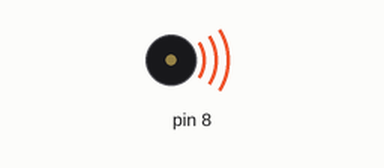
Simulated run of this sketch. Board: Arduino Uno, built with avr-gcc and run on an emulated ATmega328P. On the bench: buzzer (waves = sounding).

Above: at 7.6 s.
Timing chart, 0 to 15.0 s (numbered marks = the images above):
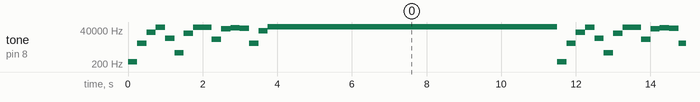

The sketch:

Tons_do_alto-falante_em_Hz.ino
```cpp
// Tons do alto falante em Hz

void setup()
{
  pinMode(8, OUTPUT);
}

void loop()
{
  tone(8, 294, 1000); // play tone 50 (D4 = 294 Hz)
  delay(250); // Wait for 250 millisecond(s)
  tone(8, 5274, 1000); // play tone 100 (E8 = 5274 Hz)
  delay(250); // Wait for 250 millisecond(s)
  tone(8, 94719, 1000); // play tone 150 (F#12 = 94719 Hz)
  delay(250); // Wait for 250 millisecond(s)
  tone(8, 1701088, 1000); // play tone 200 (G#16 = 1701088 Hz)
  delay(250); // Wait for 250 millisecond(s)
  tone(8, 30550508, 1000); // play tone 250 (A#20 = 30550508 Hz)
  delay(250); // Wait for 250 millisecond(s)
  tone(8, 548668578, 1000); // play tone 300 (C25 = 548668578 Hz)
  delay(250); // Wait for 250 millisecond(s)
  tone(8, 9853754486, 1000); // play tone 350 (D29 = 9853754486 Hz)
  delay(250); // Wait for 250 millisecond(s)
  tone(8, 176967447100, 1000); // play tone 400 (E33 = 176967447100 Hz)
  delay(250); // Wait for 250 millisecond(s)
  tone(8, 3178227890498, 1000); // play tone 450 (F#37 = 3178227890498 Hz)
  delay(250); // Wait for 250 millisecond(s)
  tone(8, 57079043007393, 1000); // play tone 500 (G#41 = 57079043007393 Hz)
  delay(250); // Wait for 250 millisecond(s)
  tone(8, 1025104952473878, 1000); // play tone 550 (A#45 = 1025104952473878 Hz)
  delay(250); // Wait for 250 millisecond(s)
  tone(8, 18410262474974550, 1000); // play tone 600 (C50 = 18410262474974550 Hz)
  delay(250); // Wait for 250 millisecond(s)
  tone(8, 330637134841169400, 1000); // play tone 650 (D54 = 330637134841169400 Hz)
  delay(250); // Wait for 250 millisecond(s)
  tone(8, 5938042169935402000, 1000); // play tone 700 (E58 = 5938042169935402000 Hz)
  delay(250); // Wait for 250 millisecond(s)
  tone(8, 106643631632209840000, 1000); // play tone 750 (F#62 = 106643631632209840000 Hz)
  delay(250); // Wait for 250 millisecond(s)
  tone(8, 1.9152548672166444e+21, 1000); // play tone 800 (G#66 = 1.9152548672166444e+21 Hz)
  delay(250); // Wait for 250 millisecond(s)
  tone(8, 3.43968144206478e+22, 1000); // play tone 850 (A#70 = 3.43968144206478e+22 Hz)
  delay(250); // Wait for 250 millisecond(s)
  tone(8, 6.177459003186853e+23, 1000); // play tone 900 (C75 = 6.177459003186853e+23 Hz)
  delay(250); // Wait for 250 millisecond(s)
  tone(8, 1.1094341257702906e+25, 1000); // play tone 950 (D79 = 1.1094341257702906e+25 Hz)
  delay(250); // Wait for 250 millisecond(s)
  tone(8, 1.992476322042289e+26, 1000); // play tone 1000 (E83 = 1.992476322042289e+26 Hz)
  delay(250); // Wait for 250 millisecond(s)
  tone(8, 3.578366485836034e+27, 1000); // play tone 1050 (F#87 = 3.578366485836034e+27 Hz)
  delay(250); // Wait for 250 millisecond(s)
  tone(8, 6.426528920469024e+28, 1000); // play tone 1100 (G#91 = 6.426528920469024e+28 Hz)
  delay(250); // Wait for 250 millisecond(s)
  tone(8, 1.154165570494246e+30, 1000); // play tone 1150 (A#95 = 1.154165570494246e+30 Hz)
  delay(250); // Wait for 250 millisecond(s)
  tone(8, 2.0728112805522104e+31, 1000); // play tone 1200 (C100 = 2.0728112805522104e+31 Hz)
  delay(250); // Wait for 250 millisecond(s)
  tone(8, 3.722643193163866e+32, 1000); // play tone 1250 (D104 = 3.722643193163866e+32 Hz)
  delay(250); // Wait for 250 millisecond(s)
  tone(8, 6.685641125957809e+33, 1000); // play tone 1300 (E108 = 6.685641125957809e+33 Hz)
  delay(250); // Wait for 250 millisecond(s)
  tone(8, 1.2007005492006417e+35, 1000); // play tone 1350 (F#112 = 1.2007005492006417e+35 Hz)
  delay(250); // Wait for 250 millisecond(s)
  tone(8, 1.2491117788527981e+40, 1000); // play tone 1550 (D129 = 1.2491117788527981e+40 Hz)
  delay(250); // Wait for 250 millisecond(s)
  tone(8, 2.2433289053735693e+41, 1000); // play tone 1600 (E133 = 2.2433289053735693e+41 Hz)
  delay(250); // Wait for 250 millisecond(s)
  tone(8, 4.0288824930515585e+42, 1000); // play tone 1650 (F#137 = 4.0288824930515585e+42 Hz)
  delay(250); // Wait for 250 millisecond(s)
  tone(8, 7.235628312877432e+43, 1000); // play tone 1700 (G#141 = 7.235628312877432e+43 Hz)
  delay(250); // Wait for 250 millisecond(s)
  tone(8, 1.2994749083004482e+45, 1000); // play tone 1750 (A#145 = 1.2994749083004482e+45 Hz)
  delay(250); // Wait for 250 millisecond(s)
  tone(8, 2.333778027676074e+46, 1000); // play tone 1800 (C150 = 2.333778027676074e+46 Hz)
  delay(250); // Wait for 250 millisecond(s)
  tone(8, 4.191323624391483e+47, 1000); // play tone 1850 (D154 = 4.191323624391483e+47 Hz)
  delay(250); // Wait for 250 millisecond(s)
  tone(8, 7.527362720899186e+48, 1000); // play tone 1900 (E158 = 7.527362720899186e+48 Hz)
  delay(250); // Wait for 250 millisecond(s)
  tone(8, 1.35186863649089e+50, 1000); // play tone 1950 (F#162 = 1.35186863649089e+50 Hz)
  delay(250); // Wait for 250 millisecond(s)
  tone(8, 2.427873982017205e+51, 1000); // play tone 2000 (G#166 = 2.427873982017205e+51 Hz)
  delay(250); // Wait for 250 millisecond(s)
  tone(8, 2.9584151175830284e+76, 1000); // play tone 3000 (C250 = 2.9584151175830284e+76 Hz)
  delay(250); // Wait for 250 millisecond(s)
  tone(8, 3.604890563830594e+101, 1000); // play tone 4000 (E333 = 3.604890563830594e+101 Hz)
  delay(250); // Wait for 250 millisecond(s)
  tone(8, 4.392634387229687e+126, 1000); // play tone 5000 (G#416 = 4.392634387229687e+126 Hz)
  delay(250); // Wait for 250 millisecond(s)
  tone(8, 5.352516676503114e+151, 1000); // play tone 6000 (C500 = 5.352516676503114e+151 Hz)
  delay(250); // Wait for 250 millisecond(s)
  tone(8, 6.52215327902887e+176, 1000); // play tone 7000 (E583 = 6.52215327902887e+176 Hz)
  delay(250); // Wait for 250 millisecond(s)
  tone(8, 7.947379889890369e+201, 1000); // play tone 8000 (G#666 = 7.947379889890369e+201 Hz)
  delay(250); // Wait for 250 millisecond(s)
  tone(8, 9.684048260154246e+226, 1000); // play tone 9000 (C750 = 9.684048260154246e+226 Hz)
  delay(250); // Wait for 250 millisecond(s)
  tone(8, 1.1137919741576996e+252, 1000); // play tone 9999 (D#833 = 1.1137919741576996e+252 Hz)
  delay(250); // Wait for 250 millisecond(s)
  tone(8, 1.1800214914136958e+252, 1000); // play tone 10000 (E833 = 1.1800214914136958e+252 Hz)
  delay(250); // Wait for 250 millisecond(s)
}
```

Measured:
- by itself, tone on pin 8: repeats every 11.5 s: 5274 Hz 0.25 s, 29183 Hz 0.25 s, 62688 Hz 0.25 s, 10732 Hz 0.25 s, 1186 Hz 0.25 s, 23670 Hz 0.25 s, 62012 Hz 0.25 s, 63810 Hz 0.25 s, 9121 Hz 0.25 s, 47382 Hz 0.25 s, 58710 Hz 0.25 s, 50680 Hz 0.25 s, 5136 Hz 0.25 s, 34688 Hz 0.25 s, 65535 Hz 7.8 s, 294 Hz 0.25 s
